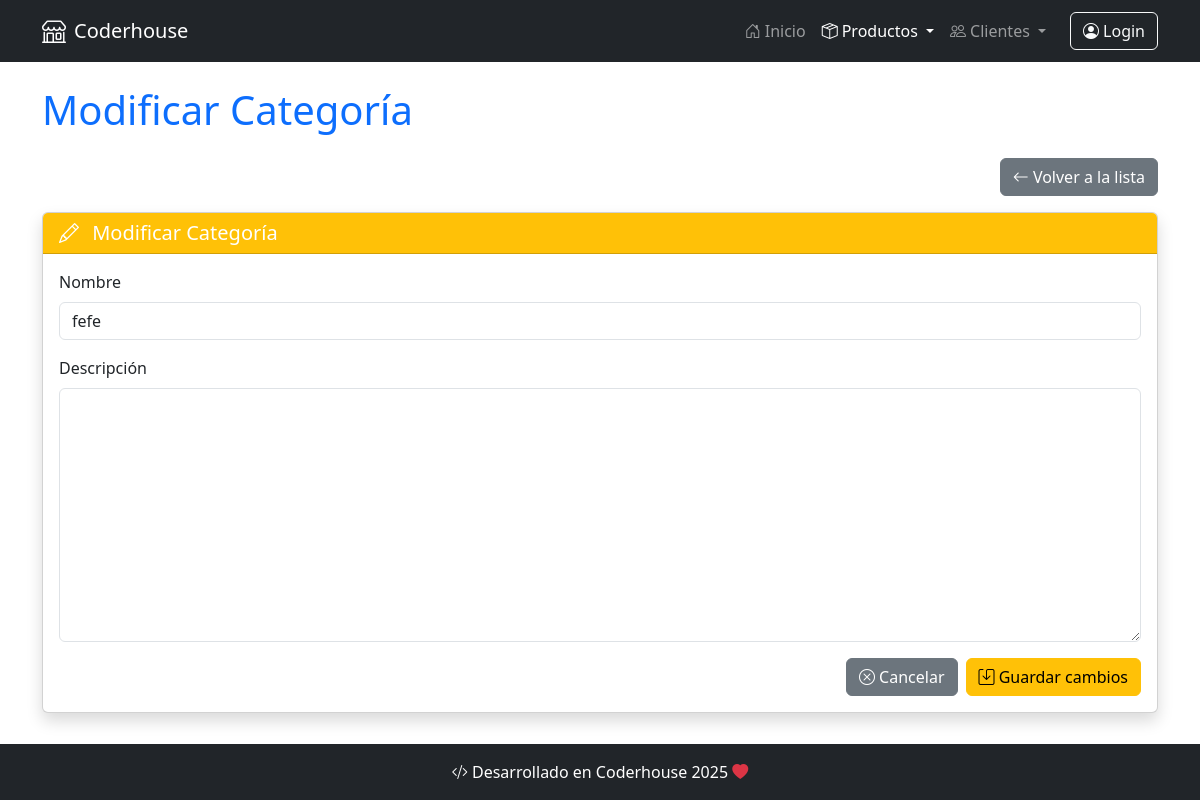
The page /producto/productocategoria/update/3 on the database as committed earlier.
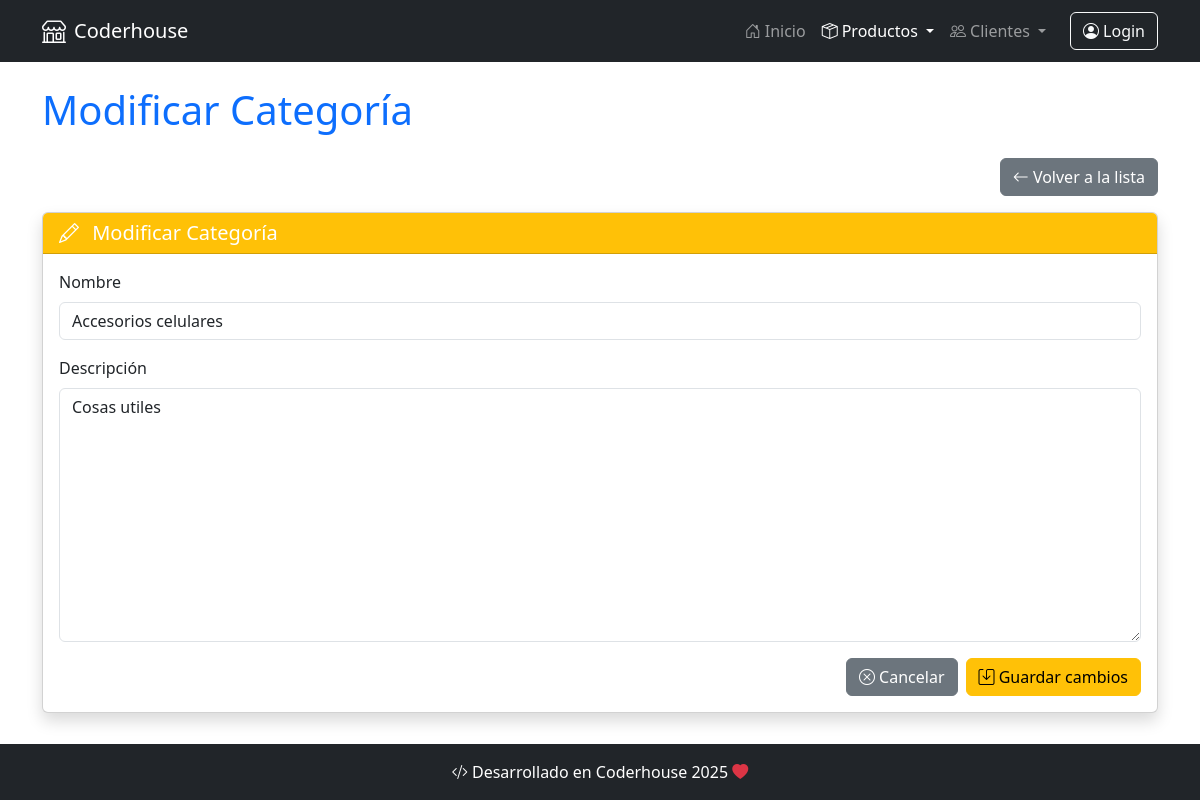
The same page on the database as committed later.
### producto/models.py (models this page shows, shortened)
class ProductoCategoria(models.Model):
    nombre = models.CharField(max_length=100, unique=True)
    descripcion = models.TextField(blank=True, null=True)
    class Meta:
        verbose_name = "Categoría de Producto"
        verbose_name_plural = "Categorías de Productos"

### producto/views.py (the view)
class ProductoCategoriaUpdateView(UpdateView):
    model = models.ProductoCategoria
    form_class = forms.ProductoCategoriaForm
    success_url = reverse_lazy("producto:productocategoria_list")

### producto/forms.py
class ProductoCategoriaForm(forms.ModelForm):
    class Meta:
        model = models.ProductoCategoria
        fields = "__all__"

### producto/templatetags/producto_tags.py (called while the page is built)
@register.filter(name='addclass')
def addclass(field, css_class):
    return field.as_widget(attrs={'class': css_class})

### producto/templates/producto/productocategoria_form.html (shortened to what this page needs)
{% extends 'core/base.html' %}
{% load producto_tags %}
{% block title %}
    {% if form.instance.pk %}
        Modificar Categoría
    {% else %}
        Nueva Categoría
    {% endif %}
{% endblock title %}
{% block content %}
    <div class="d-flex justify-content-end mb-3">
        <a href="{% url 'producto:productocategoria_list' %}" class="btn btn-secondary">
            <i class="bi bi-arrow-left"></i> Volver a la lista
        </a>
    </div>
    <div class="card shadow">
        <div class="card-header {% if form.instance.pk %}bg-warning{% else %}bg-success{% endif %} text-white">
            <h5 class="card-title mb-0">
                <i class="bi bi-{% if form.instance.pk %}pencil{% else %}plus-circle{% endif %} me-2"></i>
                {% if form.instance.pk %}
                    Modificar Categoría
                {% else %}
                    Nueva Categoría
                {% endif %}
            </h5>
        </div>
        <div class="card-body">
            <form method="post">
                <div class="mb-3">
                    <label for="{{ form.nombre.id_for_label }}" class="form-label">Nombre</label>
                    {{ form.nombre|addclass:"form-control" }}
                </div>
                {% if form.descripcion %}
                <div class="mb-3">
                    <label for="{{ form.descripcion.id_for_label }}" class="form-label">Descripción</label>
                    {{ form.descripcion|addclass:"form-control" }}
                </div>
                {% endif %}
                <div class="d-flex justify-content-end gap-2">
                    <a href="{% url 'producto:productocategoria_list' %}" class="btn btn-secondary">
                        <i class="bi bi-x-circle"></i> Cancelar
                    </a>
                    <button type="submit" class="btn {% if form.instance.pk %}btn-warning{% else %}btn-success{% endif %}">
                        <i class="bi bi-{% if form.instance.pk %}save{% else %}plus-circle{% endif %}"></i>
                        {% if form.instance.pk %}
                            Guardar cambios
                        {% else %}
                            Crear categoría
                        {% endif %}
                    </button>
                </div>
            </form>
        </div>
    </div>
{% endblock content %}

Rows that differ between the two databases and show on the page:
changed ProductoCategoria: nombre "fefe" → "Accesorios celulares"; descripcion (not shown) → "Cosas utiles"
